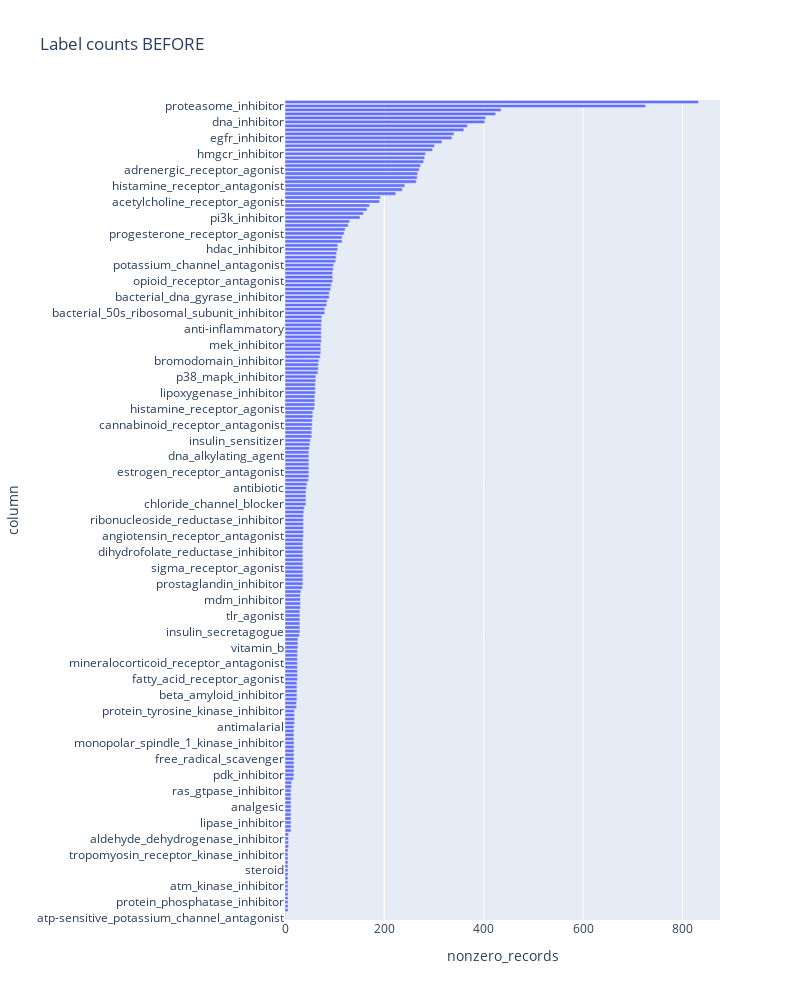

This figure's notebook cell:
### Markdown cell above
### Visualizing data before/after

### Code cell
y_before = y_train.sum(axis=0).sort_values().reset_index()
y_before.columns = ['column', 'nonzero_records']
fig = px.bar(
    y_before, 
    x='nonzero_records', 
    y='column', 
    orientation='h', 
    title='Label counts BEFORE', 
    width=800,
    height=1000
)

fig.show()

### Figure 1 — Plotly figure (JSON) as saved in the notebook; plotly's stock layout.template omitted (floating-point values rounded to 4 significant figures; data arrays with more than 128 entries replaced by an {"elided": "..."} marker saying what was removed)
{"data": [{"alignmentgroup": "True", "hovertemplate": "nonzero_records=%{x}<br>column=%{y}<extra></extra>", "legendgroup": "", "marker": {"color": "#636efa"}, "name": "", "offsetgroup": "", "orientation": "h", "showlegend": false, "textposition": "auto", "type": "bar", "x": {"elided": "206 int values"}, "xaxis": "x", "y": {"elided": "206 str values"}, "yaxis": "y"}], "layout": {"barmode": "relative", "height": 1000, "legend": {"tracegroupgap": 0}, "title": {"text": "Label counts BEFORE"}, "width": 800, "xaxis": {"anchor": "y", "domain": [0, 1], "title": {"text": "nonzero_records"}}, "yaxis": {"anchor": "x", "domain": [0, 1], "title": {"text": "column"}}}}
